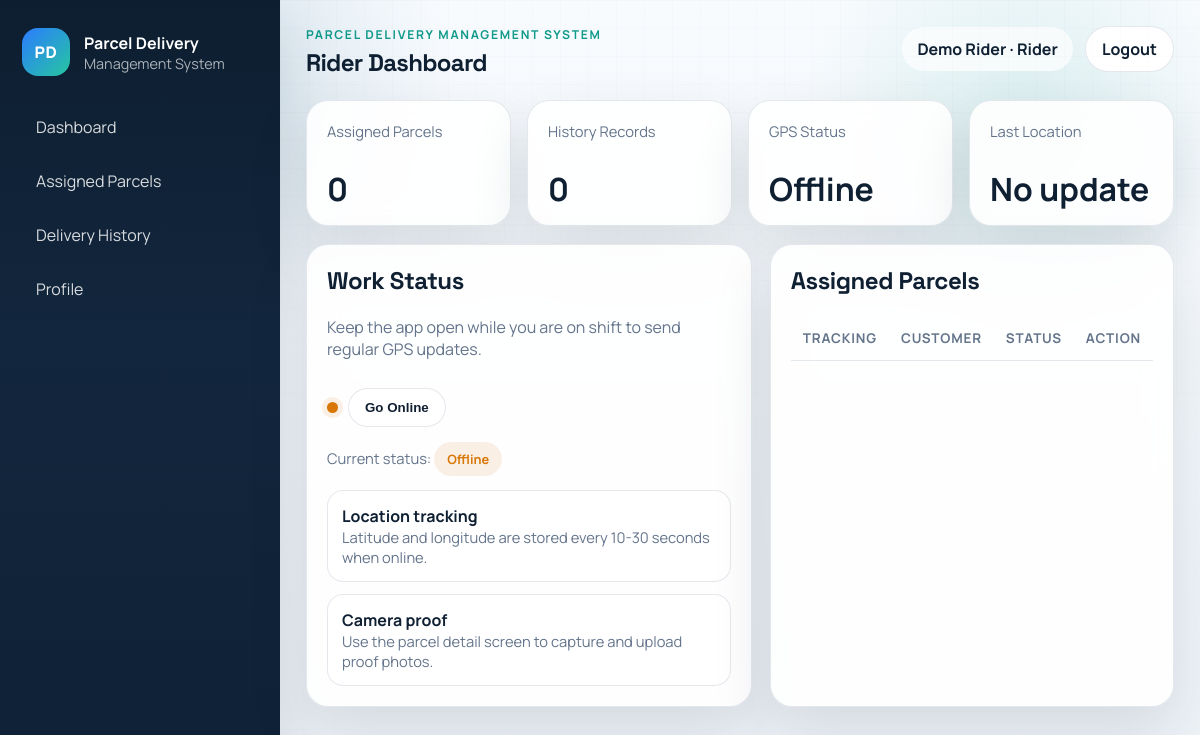
/rider/dashboard.php (signed in), run on the app's committed database.
### tables this page shows
CREATE TABLE users (
    id INT UNSIGNED AUTO_INCREMENT PRIMARY KEY,
    name VARCHAR(120) NOT NULL,
    email VARCHAR(180) NOT NULL UNIQUE,
    password_hash VARCHAR(255) NOT NULL,
    role ENUM('admin', 'rider') NOT NULL DEFAULT 'rider',
    status ENUM('active', 'inactive') NOT NULL DEFAULT 'active',
    created_at TIMESTAMP DEFAULT CURRENT_TIMESTAMP,
    updated_at TIMESTAMP DEFAULT CURRENT_TIMESTAMP ON UPDATE CURRENT_TIMESTAMP
);

CREATE TABLE riders (
    id INT UNSIGNED AUTO_INCREMENT PRIMARY KEY,
    user_id INT UNSIGNED NOT NULL UNIQUE,
    phone VARCHAR(40) DEFAULT NULL,
    vehicle_info VARCHAR(160) DEFAULT NULL,
    plate_number VARCHAR(60) DEFAULT NULL,
    current_status ENUM('online', 'offline') NOT NULL DEFAULT 'offline',
    latitude DECIMAL(10, 7) DEFAULT NULL,
    longitude DECIMAL(10, 7) DEFAULT NULL,
    last_location_at DATETIME DEFAULT NULL,
    created_at TIMESTAMP DEFAULT CURRENT_TIMESTAMP,
    updated_at TIMESTAMP DEFAULT CURRENT_TIMESTAMP ON UPDATE CURRENT_TIMESTAMP,
    CONSTRAINT fk_riders_user FOREIGN KEY (user_id) REFERENCES users(id) ON DELETE CASCADE
);

### includes/functions.php (called while the page is built, shortened)
<?php
require_once __DIR__ . '/../config/database.php';
function e(?string $value): string
{
    return htmlspecialchars($value ?? '', ENT_QUOTES, 'UTF-8');
}
function app_base_url(): string
{
    $scriptName = $_SERVER['SCRIPT_NAME'] ?? '';
    $path = str_replace('\\', '/', dirname($scriptName));
    $segments = array_values(array_filter(explode('/', trim($path, '/')), static fn ($segment) => $segment !== ''));
    return '/' . $segments[0];
}
function url(string $path = ''): string
{
    $base = app_base_url();
    return $base . '/' . ltrim($path, '/');
}
function current_user(): ?array
{
    static $cachedUser = null;
    if (is_array($cachedUser) && (int) $cachedUser['id'] === (int) $_SESSION['user_id']) {
        return $cachedUser;
    }
    $stmt = db()->prepare('SELECT id, name, email, role, status FROM users WHERE id = ? LIMIT 1');
    $stmt->execute([$_SESSION['user_id']]);
    $user = $stmt->fetch();
    $cachedUser = $user ?: null;
    return $cachedUser;
}
function current_rider(): ?array
{
    $user = current_user();
    $stmt = db()->prepare('SELECT * FROM riders WHERE user_id = ? LIMIT 1');
    $stmt->execute([$user['id']]);
    $rider = $stmt->fetch();
    $cachedRider = $rider ?: null;
    return $cachedRider;
}
function is_logged_in(): bool
{
    return current_user() !== null;
}
function require_login(): void
{
    if (!is_logged_in()) {
        redirect('auth/login.php');
    }
}
function require_role(string $role): void
{
    require_login();
}
function count_value(string $sql, array $params = []): int
{
    $stmt = db()->prepare($sql);
    $stmt->execute($params);
    return (int) $stmt->fetchColumn();
}

### config/database.php (called while the page is built, shortened)
<?php
function db(): PDO
{
    static $pdo = null;
    if ($pdo instanceof PDO) {
        return $pdo;
    }
    $dsn = 'mysql:host=' . DB_HOST . ';dbname=' . DB_NAME . ';charset=utf8mb4';
    $pdo = new PDO($dsn, DB_USER, DB_PASS, [
        PDO::ATTR_ERRMODE => PDO::ERRMODE_EXCEPTION,
        PDO::ATTR_DEFAULT_FETCH_MODE => PDO::FETCH_ASSOC,
        PDO::ATTR_EMULATE_PREPARES => false,
    ]);
    return $pdo;
}

### rider/dashboard.php (the view, shortened to what this page needs)
<?php
require_once __DIR__ . '/../includes/functions.php';
require_role('rider');
$rider = current_rider();
$pageTitle = 'Rider Dashboard';
$assigned = db()->prepare('SELECT p.id, p.tracking_number, p.customer_name, p.customer_address, p.status, p.created_at FROM parcels p WHERE p.assigned_rider_id = ? ORDER BY p.id DESC LIMIT 6');
$assigned->execute([$rider['id']]);
$parcels = $assigned->fetchAll();
$historyCount = count_value('SELECT COUNT(*) FROM parcel_status_history WHERE rider_id = ?', [$rider['id']]);
include __DIR__ . '/../includes/header.php';
?>
<div class="card-grid">
    <div class="card stat-card"><span>Assigned Parcels</span><strong><?= count($parcels) ?></strong></div>
    <div class="card stat-card"><span>History Records</span><strong><?= (int) $historyCount ?></strong></div>
    <div class="card stat-card"><span>GPS Status</span><strong id="riderStatusLabel"><?= e(ucfirst($rider['current_status'])) ?></strong></div>
    <div class="card stat-card"><span>Last Location</span><strong><?= e($rider['last_location_at'] ?? 'No update') ?></strong></div>
</div>
<div class="layout-grid">
    <section class="panel">
        <div class="toolbar">
            <div>
                <h2>Work Status</h2>
                <p class="muted">Keep the app open while you are on shift to send regular GPS updates.</p>
            </div>
            <div class="switch <?= $rider['current_status'] === 'online' ? 'active' : '' ?>">
                <span class="status-dot"></span>
                <button class="secondary-button" type="button" data-rider-status-toggle data-active="<?= $rider['current_status'] === 'online' ? '1' : '0' ?>">
                </button>
            </div>
        </div>
        <p class="small-note">Current status: <span class="status-pill <?= $rider['current_status'] === 'online' ? 'status-online' : 'status-offline' ?>" data-rider-status-pill><?= e(ucfirst($rider['current_status'])) ?></span></p>
        <div class="route-list">
            <div class="route-item">
                <strong>Location tracking</strong>
                <div class="small-note">Latitude and longitude are stored every 10-30 seconds when online.</div>
            </div>
            <div class="route-item">
                <strong>Camera proof</strong>
                <div class="small-note">Use the parcel detail screen to capture and upload proof photos.</div>
            </div>
        </div>
    </section>
    <section class="panel">
        <h2>Assigned Parcels</h2>
        <div class="table-wrap">
            <table>
                <thead><tr><th>Tracking</th><th>Customer</th><th>Status</th><th>Action</th></tr></thead>
            </table>
        </div>
    </section>
</div>
<?php include __DIR__ . '/../includes/footer.php'; ?>

### includes/header.php (shortened to what this page needs)
<?php
require_once __DIR__ . '/functions.php';
$user = current_user();
$pageTitle = $pageTitle ?? APP_NAME;
?>
<!DOCTYPE html>
<html lang="en">
<head>
    <link rel="stylesheet" href="<?= url('assets/css/style.css') ?>">
</head>
<body data-user-role="<?= e($user['role'] ?? 'guest') ?>" data-page="<?= $user ? 'app' : 'auth' ?>" data-base-url="<?= e(app_base_url()) ?>">
<div class="app-shell">
    <?php if ($user): ?>
        <?php include __DIR__ . '/sidebar.php'; ?>
    <?php endif; ?>
    <main class="app-main">
        <header class="topbar">
            <div>
                <p class="eyebrow"><?= e(APP_NAME) ?></p>
                <h1><?= e($pageTitle) ?></h1>
            </div>
            <div class="topbar-actions">
                <?php if ($user): ?>
                    <span class="user-pill"><?= e($user['name']) ?> · <?= e(ucfirst($user['role'])) ?></span>
                    <a class="link-button" href="<?= url('auth/logout.php') ?>">Logout</a>
                <?php endif; ?>
            </div>
        </header>
        <section class="content-area">

### assets/css/style.css (style rules this page uses)
:root { --bg: #edf2f7; --bg-soft: #f7fafc; --panel: rgba(255, 255, 255, 0.9); --panel-strong: #ffffff; --panel-alt: #f8fbff; --text: #102033; --muted: #64748b; --line: rgba(148, 163, 184, 0.25); --primary: #0f5e8a; --primary-dark: #0a3553; --accent: #0f9a8a; --warning: #d97706; --danger: #c24141; --success: #17784d; --shadow: 0 24px 60px rgba(15, 31, 53, 0.12); --shadow-soft: 0 10px 30px rgba(15, 31, 53, 0.07); --radius: 22px; --display-font: 'Space Grotesk', sans-serif; --body-font: 'Manrope', sans-serif; }
* { box-sizing: border-box; }
html { min-height: 100%; }
html, body { margin: 0; min-height: 100%; background: radial-gradient(circle at 15% 10%, rgba(15, 94, 138, 0.16), transparent 22%), radial-gradient(circle at 85% 15%, rgba(15, 154, 138, 0.12), transparent 18%), linear-gradient(180deg, #f8fbfe 0%, var(--bg) 100%); color: var(--text); font-family: var(--body-font); overflow-x: hidden; }
body::before { content: ''; position: fixed; inset: 0; pointer-events: none; background-image: linear-gradient(rgba(16, 32, 51, 0.03) 1px, transparent 1px), linear-gradient(90deg, rgba(16, 32, 51, 0.03) 1px, transparent 1px); background-size: 28px 28px; mask-image: linear-gradient(180deg, rgba(0, 0, 0, 0.45), transparent 85%); }
a { color: inherit; text-decoration: none; }
.app-shell { display: grid; grid-template-columns: 280px 1fr; min-height: 100vh; }
.app-main { padding: 26px; }
.topbar { display: flex; justify-content: space-between; align-items: flex-start; gap: 16px; margin-bottom: 22px; }
.topbar h1 { margin: 4px 0 0; font-size: clamp(1.4rem, 2vw, 2rem); font-family: var(--display-font); letter-spacing: -0.03em; }
.eyebrow { margin: 0; text-transform: uppercase; letter-spacing: .14em; font-size: .76rem; font-weight: 700; color: var(--accent); }
.topbar-actions { display: flex; gap: 12px; flex-wrap: wrap; align-items: center; }
.user-pill, .link-button, .primary-button, .secondary-button, .danger-button, .status-pill { border-radius: 999px; font-weight: 700; border: 1px solid transparent; }
.user-pill { padding: 10px 14px; background: rgba(255,255,255,.7); }
.link-button, .primary-button, .secondary-button, .danger-button { padding: 11px 16px; cursor: pointer; display: inline-flex; align-items: center; justify-content: center; gap: 8px; }
.link-button, .secondary-button { background: #fff; border-color: var(--line); color: var(--text); }
.content-area { display: grid; gap: 18px; }
.card-grid { display: grid; grid-template-columns: repeat(4, minmax(0, 1fr)); gap: 16px; }
.card { background: var(--panel); backdrop-filter: blur(14px); border: 1px solid var(--line); border-radius: var(--radius); box-shadow: var(--shadow); padding: 20px; }
.stat-card { min-height: 126px; display: grid; align-content: space-between; }
.stat-card span { color: var(--muted); font-size: .92rem; }
.stat-card strong { font-size: 2rem; line-height: 1; }
.layout-grid { display: grid; grid-template-columns: 1.2fr .8fr; gap: 18px; }
.panel { background: var(--panel); backdrop-filter: blur(14px); border: 1px solid var(--line); border-radius: var(--radius); box-shadow: var(--shadow); padding: 20px; }
.panel h2, .panel h3, .panel h4, .card h3 { margin-top: 0; font-family: var(--display-font); letter-spacing: -0.02em; }
.table-wrap { overflow-x: auto; }
table { width: 100%; border-collapse: collapse; }
th, td { padding: 13px 12px; border-bottom: 1px solid var(--line); text-align: left; vertical-align: top; }
th { color: var(--muted); font-size: .84rem; text-transform: uppercase; letter-spacing: .06em; }
.status-pill { padding: 7px 12px; font-size: .8rem; display: inline-flex; }
.status-offline, .status-pending { background: rgba(217, 124, 33, 0.12); color: var(--warning); }
.muted { color: var(--muted); }
.toolbar { display: flex; flex-wrap: wrap; gap: 12px; align-items: center; justify-content: space-between; }
.route-list { display: grid; gap: 12px; }
.route-item { border: 1px solid var(--line); border-radius: 16px; padding: 14px; background: #fff; }
.switch { display: inline-flex; align-items: center; gap: 10px; }
.switch .status-dot { width: 11px; height: 11px; border-radius: 50%; background: var(--warning); box-shadow: 0 0 0 5px rgba(219, 124, 33, 0.12); }
.small-note { color: var(--muted); font-size: .92rem; }

### data on the page
users: name "Demo Rider", role "Rider"
riders: current_status "Offline", last_location_at "No update"

### other printed values
APP_NAME "PARCEL DELIVERY MANAGEMENT SYSTEM"
$pageTitle "Rider Dashboard"
count($parcels) "0"
$historyCount "0"
